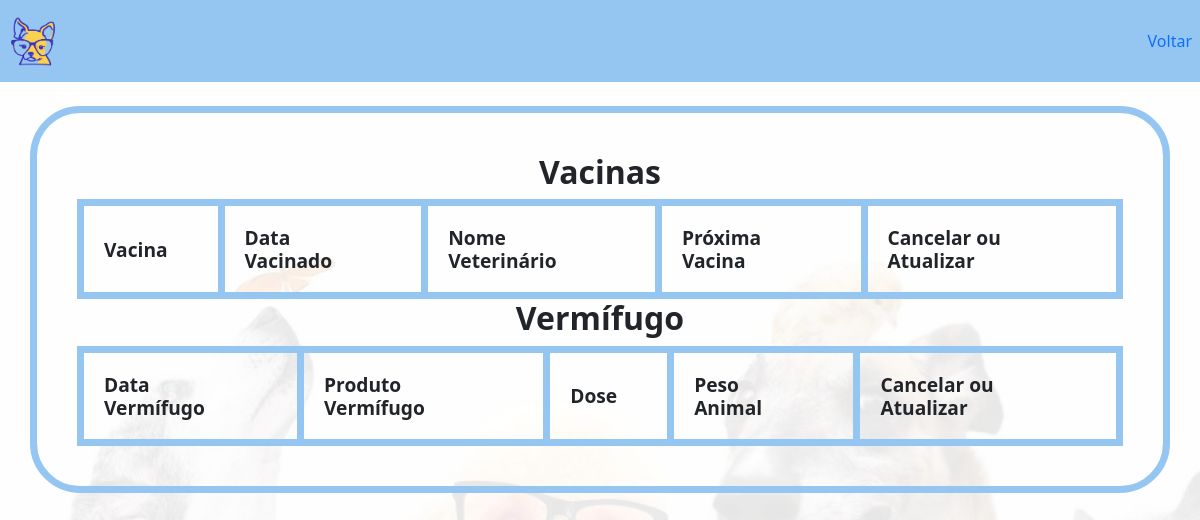
Page /visualizar_cartaoVacina/ on the earlier database version.
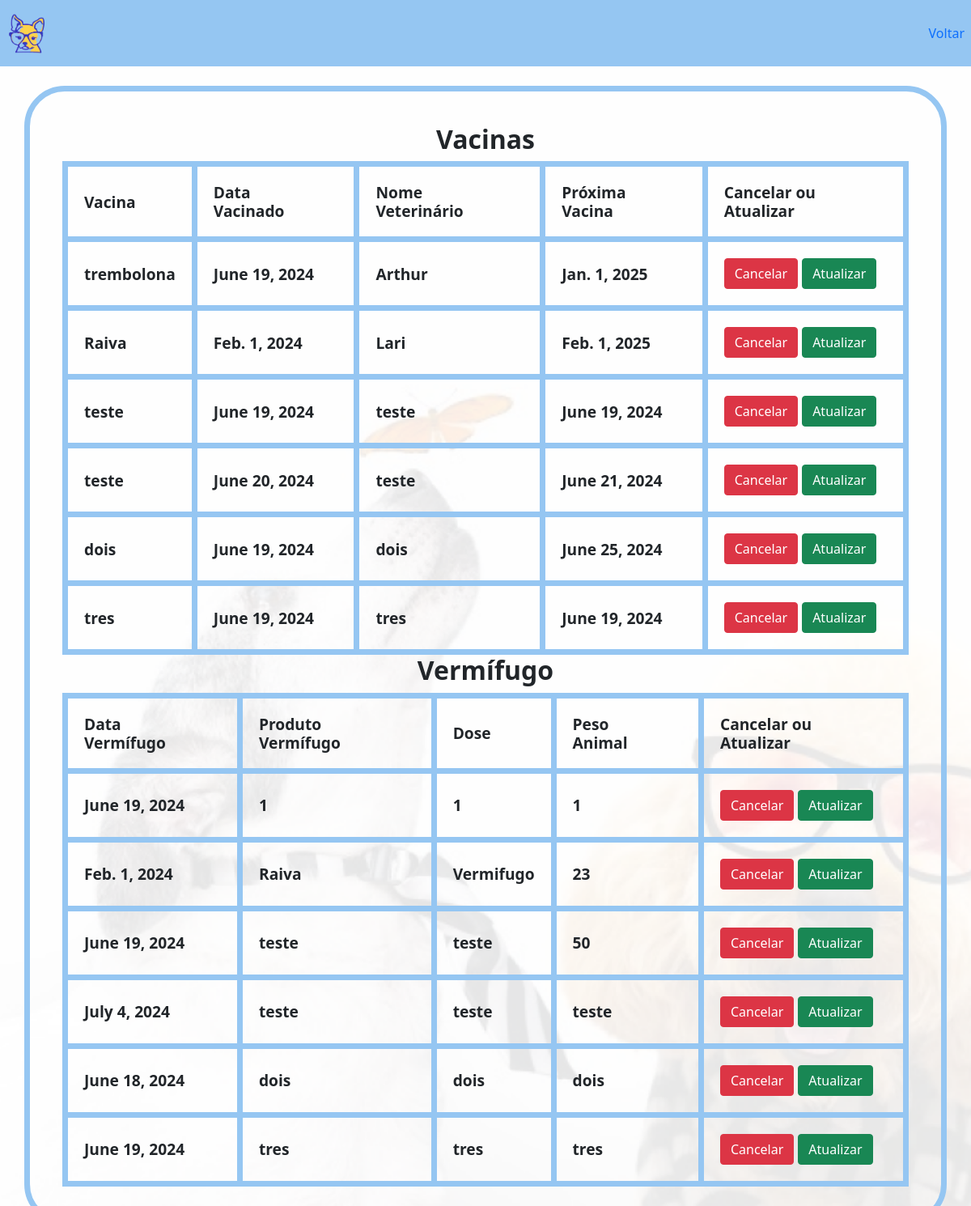
Same page on the later database version.
### Aplicativo/models.py (models this page shows)
class cadastroVacinaModel(models.Model):
    vacina = models.CharField(max_length=200)
    datavacinado = models.DateField(max_length=200)
    nomeveterinario = models.CharField(max_length=200)
    proximavacina =  models.DateField(max_length=200)
    datavernifugo = models.DateField(max_length=200)
    produtovernifugo = models.CharField(max_length=200)
    dose = models.CharField(max_length=15)
    pesoanimal = models.CharField(max_length=15)
    tutor = models.ForeignKey(User, on_delete=models.CASCADE, default=1)
    animal = models.ForeignKey('cadastroAnimalModel', on_delete=models.CASCADE, default=1)

### Aplicativo/views.py (the view)
# urls.py: path('visualizar_cartaoVacina/', views.visualizar_cartaoVacina, name='visualizar_cartaoVacina'),
def visualizar_cartaoVacina(request):
    vacinas = cadastroVacinaModel.objects.all()
    return render(request, 'visualizar_cartaoVacina.html', {'vacinas': vacinas})

### Aplicativo/templates/visualizar_cartaoVacina.html (shortened to what the changed rows need)
<!DOCTYPE html>
<html lang="en">
<head>
    {% load static %}
    <link rel="stylesheet" type="text/css" href="{% static 'css/index.css' %}">
    <link rel="stylesheet" type="text/css" href="{% static 'css/editar.css' %}">
    <link href="https://cdn.jsdelivr.net/npm/bootstrap@5.0.2/dist/css/bootstrap.min.css" rel="stylesheet"
>
</head>
<body>
    <br>
    <div class="background-img">
            <div class="container">
                <div>
                    <table>
                        <h2 class="text-center"><b>Vacinas</b></h2>
                        <thead>
                            <tr>
                                <th><h5><b>Vacina&nbsp;&nbsp;&nbsp;&nbsp;&nbsp;&nbsp;</b></h5></th>
                                <th><h5><b>Data Vacinado&nbsp;&nbsp;&nbsp;&nbsp;&nbsp;&nbsp;</b></h5></th>
                                <th><h5><b>Nome Veterinário&nbsp;&nbsp;&nbsp;&nbsp;&nbsp;&nbsp;</b></h5></th>
                                <th><h5><b>Próxima Vacina&nbsp;&nbsp;&nbsp;&nbsp;&nbsp;&nbsp;</b></h5></th>
                                <th><h5><b>Cancelar ou Atualizar&nbsp;&nbsp;&nbsp;&nbsp;&nbsp;&nbsp;</b></h5></th>
                            </tr>
                        </thead>
                        <tbody>
                            {% for vacina in vacinas %}
                            <tr>
                                <th><h5><b>{{ vacina.vacina }}</b></h5></th>
                                <th><h5><b>{{ vacina.datavacinado }}</b></h5></th>
                                <th><h5><b>{{ vacina.nomeveterinario }}</b></h5></th>
                                <th><h5><b>{{ vacina.proximavacina }}</b></h5></th>
                                <div class="action-btns">
                                     <form action="{% url 'cancelar_vacina' vacina.id %}" method="post" style="display:inline;">
                                        <th><h5><b>  <button type="submit" class="btn btn-danger">Cancelar</button>
                                    </form>
                                    <form action="{% url 'updateVacinas' vacina.id %}" method="post" style="display:inline;">
                                      <button type="submit" class="btn btn-success">Atualizar</button></b></h5></th>
                                    </form>
                                </div>
                            </tr>
                            {% endfor %}
                        </tbody>
                    </table>
                </div>
                <div>
                    <table>
                        <h2 class="text-center"><b>Vermífugo</b></h2>
                        <thead>
                            <tr>
                                <th><h5><b>Data Vermífugo&nbsp;&nbsp;&nbsp;&nbsp;&nbsp;&nbsp;</b></h5></th>
                                <th><h5><b>Produto Vermífugo&nbsp;&nbsp;&nbsp;&nbsp;&nbsp;&nbsp;</b></h5></th>
                                <th><h5><b>Dose&nbsp;&nbsp;&nbsp;&nbsp;&nbsp;&nbsp;</b></h5></th>
                                <th><h5><b>Peso Animal&nbsp;&nbsp;&nbsp;&nbsp;&nbsp;&nbsp;</b></h5></th>
                                <th><h5><b>Cancelar ou Atualizar&nbsp;&nbsp;&nbsp;&nbsp;&nbsp;&nbsp;</b></h5></th>
                            </tr>
                        </thead>
                        <tbody>
                            {% for vacina in vacinas %}
                            <tr>
                                <th><h5><b>{{ vacina.datavernifugo }}</b></h5></th>
                                <th><h5><b>{{ vacina.produtovernifugo }}</b></h5></th>
                                <th><h5><b>{{ vacina.dose }}</b></h5></th>
                                <th><h5><b>{{ vacina.pesoanimal }}</b></h5></th>
                                <div class="action-btns">
                                    <form action="{% url 'cancelar_vacina' vacina.id %}" method="post" style="display:inline;">
                                       <th><h5><b>  <button type="submit" class="btn btn-danger">Cancelar</button>
                                   </form>
                                   <form action="{% url 'updateVacinas' vacina.id %}" method="post" style="display:inline;">
                                     <button type="submit" class="btn btn-success">Atualizar</button></b></h5></th>
                                </form>
                               </div>
                            </tr>
                            {% endfor %}
                        </tbody>
                    </table>
                </div>
        </div>
</body>
</html>

Differences in the rows shown:
added cadastroVacinaModel: vacina "trembolona", datavacinado "June 19, 2024", nomeveterinario "Arthur", proximavacina "Jan. 1, 2025", datavernifugo "June 19, 2024", produtovernifugo "1", dose "1", pesoanimal "1"
added cadastroVacinaModel: vacina "Raiva", datavacinado "Feb. 1, 2024", nomeveterinario "Lari", proximavacina "Feb. 1, 2025", datavernifugo "Feb. 1, 2024", produtovernifugo "Raiva", dose "Vermifugo", pesoanimal "23"
added cadastroVacinaModel: vacina "teste", datavacinado "June 19, 2024", nomeveterinario "teste", proximavacina "June 19, 2024", datavernifugo "June 19, 2024", produtovernifugo "teste", dose "teste", pesoanimal "50"
added cadastroVacinaModel: vacina "teste", datavacinado "June 20, 2024", nomeveterinario "teste", proximavacina "June 21, 2024", datavernifugo "July 4, 2024", produtovernifugo "teste", dose "teste", pesoanimal "teste"
added cadastroVacinaModel: vacina "dois", datavacinado "June 19, 2024", nomeveterinario "dois", proximavacina "June 25, 2024", datavernifugo "June 18, 2024", produtovernifugo "dois", dose "dois", pesoanimal "dois"
added cadastroVacinaModel: vacina "tres", datavacinado "June 19, 2024", nomeveterinario "tres", proximavacina "June 19, 2024", datavernifugo "June 19, 2024", produtovernifugo "tres", dose "tres", pesoanimal "tres"
